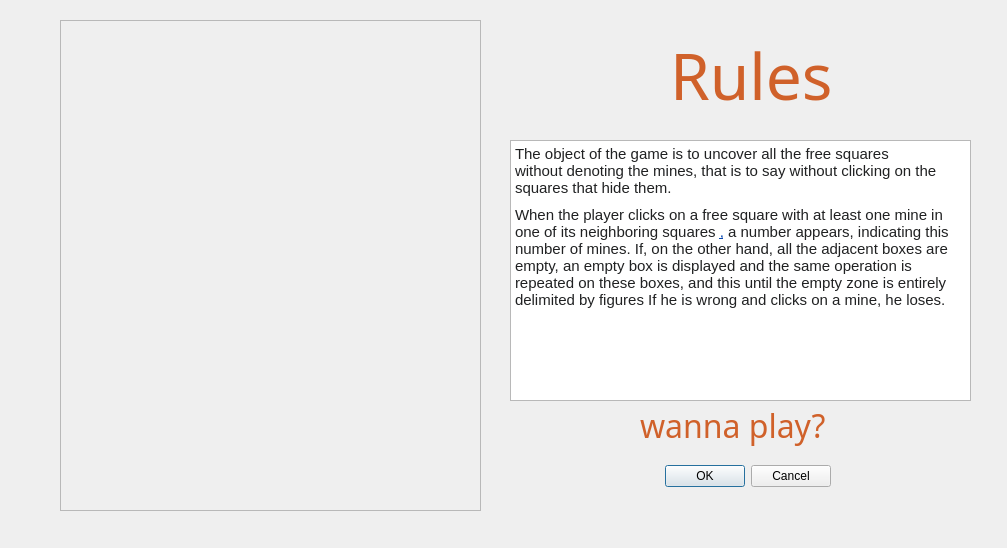
<?xml version="1.0" encoding="UTF-8"?>
<ui version="4.0">
 <class>g1</class>
 <widget class="QDialog" name="g1">
  <property name="geometry">
   <rect>
    <x>0</x>
    <y>0</y>
    <width>1007</width>
    <height>548</height>
   </rect>
  </property>
  <property name="windowTitle">
   <string>Dialog</string>
  </property>
  <widget class="QLabel" name="label_2">
   <property name="geometry">
    <rect>
     <x>670</x>
     <y>20</y>
     <width>211</width>
     <height>111</height>
    </rect>
   </property>
   <property name="font">
    <font>
     <family>MV Boli</family>
     <pointsize>48</pointsize>
    </font>
   </property>
   <property name="text">
    <string>&lt;html&gt;&lt;head/&gt;&lt;body&gt;&lt;p&gt;&lt;span style=&quot; color:#d0612a;&quot;&gt;Rules&lt;/span&gt;&lt;/p&gt;&lt;/body&gt;&lt;/html&gt;</string>
   </property>
  </widget>
  <widget class="QDialogButtonBox" name="buttonBox">
   <property name="geometry">
    <rect>
     <x>660</x>
     <y>460</y>
     <width>171</width>
     <height>32</height>
    </rect>
   </property>
   <property name="orientation">
    <enum>Qt::Horizontal</enum>
   </property>
   <property name="standardButtons">
    <set>QDialogButtonBox::Cancel|QDialogButtonBox::Ok</set>
   </property>
  </widget>
  <widget class="QFrame" name="frame">
   <property name="geometry">
    <rect>
     <x>60</x>
     <y>20</y>
     <width>421</width>
     <height>491</height>
    </rect>
   </property>
   <property name="styleSheet">
    <string notr="true">#frame {
background-image: url(&quot;:/demi.png&quot;);
}</string>
   </property>
   <property name="frameShape">
    <enum>QFrame::StyledPanel</enum>
   </property>
   <property name="frameShadow">
    <enum>QFrame::Raised</enum>
   </property>
  </widget>
  <widget class="QTextBrowser" name="textBrowser">
   <property name="geometry">
    <rect>
     <x>510</x>
     <y>140</y>
     <width>461</width>
     <height>261</height>
    </rect>
   </property>
   <property name="html">
    <string>&lt;!DOCTYPE HTML PUBLIC &quot;-//W3C//DTD HTML 4.0//EN&quot; &quot;http://www.w3.org/TR/REC-html40/strict.dtd&quot;&gt;
&lt;html&gt;&lt;head&gt;&lt;meta name=&quot;qrichtext&quot; content=&quot;1&quot; /&gt;&lt;style type=&quot;text/css&quot;&gt;
p, li { white-space: pre-wrap; }
&lt;/style&gt;&lt;/head&gt;&lt;body style=&quot; font-family:'MS Shell Dlg 2'; font-size:7.8pt; font-weight:400; font-style:normal;&quot;&gt;
&lt;p style=&quot; margin-top:9px; margin-bottom:9px; margin-left:0px; margin-right:0px; -qt-block-indent:0; text-indent:0px; background-color:#ffffff;&quot;&gt;&lt;span style=&quot; font-family:'sans-serif'; font-size:11pt; color:#202122;&quot;&gt;The object of the game is to uncover all the free squares without denoting the mines, that is to say without clicking on the squares that hide them.&lt;/span&gt;&lt;/p&gt;
&lt;p style=&quot; margin-top:9px; margin-bottom:9px; margin-left:0px; margin-right:0px; -qt-block-indent:0; text-indent:0px; background-color:#ffffff;&quot;&gt;&lt;span style=&quot; font-family:'sans-serif'; font-size:11pt; color:#202122;&quot;&gt;When the player clicks on a free square with at least one mine in one of its neighboring squares &lt;/span&gt;&lt;a href=&quot;https://fr.wikipedia.org/wiki/Voisinage_de_Moore&quot;&gt;&lt;span style=&quot; font-family:'sans-serif'; font-size:11pt; text-decoration: underline; color:#0645ad;&quot;&gt;,&lt;/span&gt;&lt;/a&gt;&lt;span style=&quot; font-family:'sans-serif'; font-size:11pt; color:#202122;&quot;&gt; a number appears, indicating this number of mines. If, on the other hand, all the adjacent boxes are empty, an empty box is displayed and the same operation is repeated on these boxes, and this until the empty zone is entirely delimited by figures If he is wrong and clicks on a mine, he loses.&lt;/span&gt;&lt;/p&gt;&lt;/body&gt;&lt;/html&gt;</string>
   </property>
  </widget>
  <widget class="QLabel" name="label_3">
   <property name="geometry">
    <rect>
     <x>640</x>
     <y>400</y>
     <width>251</width>
     <height>51</height>
    </rect>
   </property>
   <property name="font">
    <font>
     <family>MV Boli</family>
     <pointsize>24</pointsize>
    </font>
   </property>
   <property name="text">
    <string>&lt;html&gt;&lt;head/&gt;&lt;body&gt;&lt;p&gt;&lt;span style=&quot; color:#d0612a;&quot;&gt;wanna play?&lt;/span&gt;&lt;/p&gt;&lt;/body&gt;&lt;/html&gt;</string>
   </property>
  </widget>
 </widget>
 <resources/>
 <connections/>
</ui>
